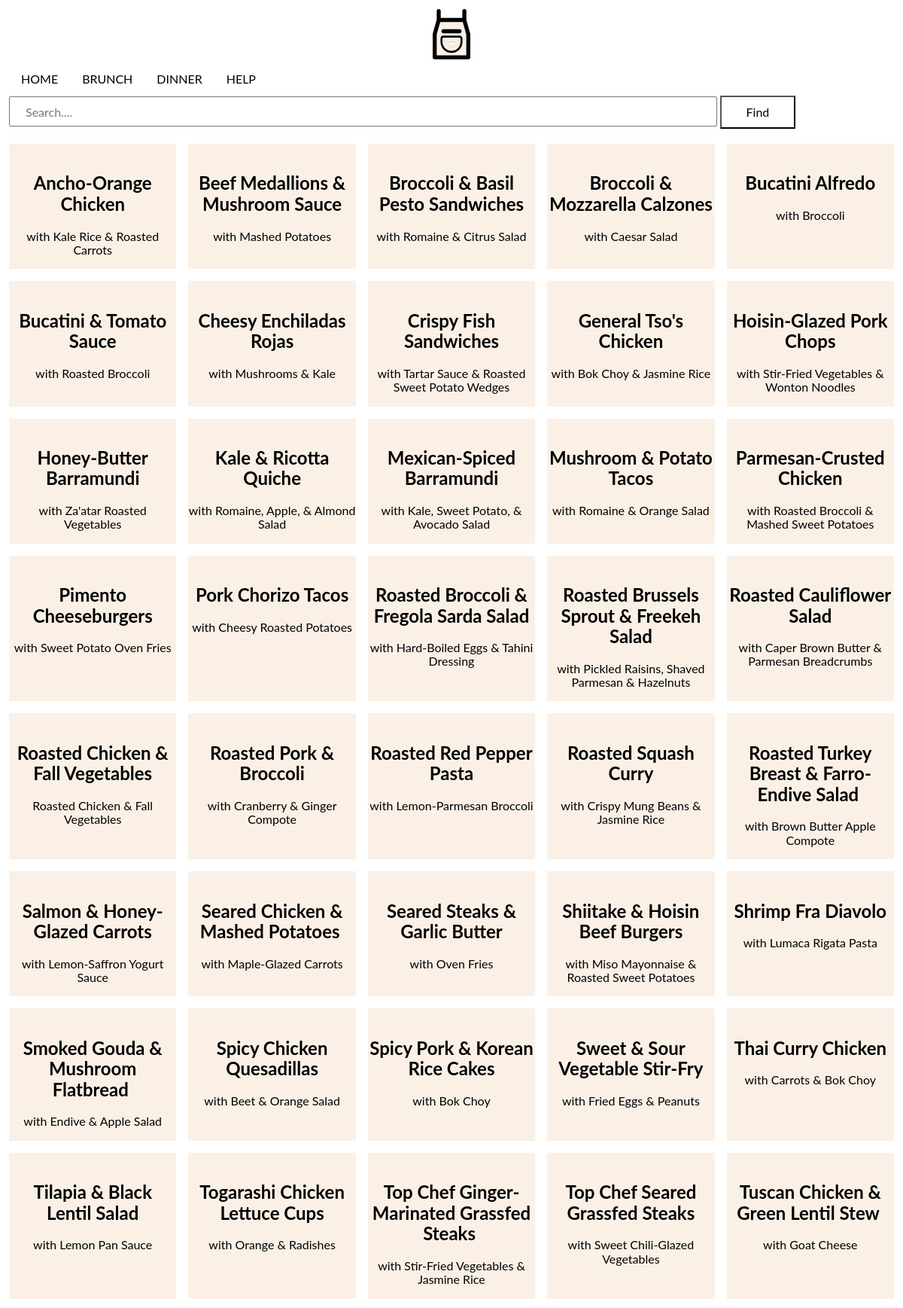
The page / on the database its author committed.
### tables this page shows
CREATE TABLE `projects` (
  `id` int(11) NOT NULL,
  `title` varchar(60) NOT NULL,
  `title_image` varchar(300) NOT NULL,
  `subtitle` varchar(400) NOT NULL,
  `a_description` varchar(400) NOT NULL,
  `ingredient_image` varchar(300) NOT NULL,
  `ingredient_description` varchar(400) NOT NULL,
  `number_of_instructions` int(1) NOT NULL,
  `instructions_image_1` varchar(300) NOT NULL,
  `instructions_1` varchar(400) NOT NULL,
  `instructions_image_2` varchar(300) NOT NULL,
  `instructions_2` varchar(400) NOT NULL,
  `instructions_image_3` varchar(300) NOT NULL,
  `instructions_3` varchar(400) NOT NULL,
  `instructions_image_4` varchar(300) NOT NULL,
  `instructions_4` varchar(400) NOT NULL,
  `instructions_image_5` varchar(300) NOT NULL,
  `instructions_5` varchar(400) NOT NULL,
  `instructions_image_6` varchar(300) NOT NULL,
  `instructions_6` varchar(400) NOT NULL
);

### index.php (the view, shortened to what this page needs)
<?php
	require "includes/db.php";
	$table = "projects";
	$query = "SELECT * FROM {$table}";
	$result = mysqli_query($connection, $query);
?>
	<!DOCTYPE html>
	<html lang="en">
	<head><?php require "header.php";?>
	</head>
	<body>
		<div class="wrapper">
			<?php require "navigation.php";?>
			<div class="grid">
				<?php
				while ($row = mysqli_fetch_assoc($result)) {
			?>
					<div class="homepage-view">
						<h2 class="home-title" >
							<a class=home-link-title href="single.php?id=<?php echo $row['id']; ?>">
								<?php echo $row['title']; ?>
							</a>
						</h2>
						<p class='home-subtitle'>
							<?php echo $row['subtitle']; ?>
						</p>
					</div>
					<?php
				}
			?>
			</div>
		</div>
	</body>
	</html>

### header.php (shortened to what this page needs)
<link rel="stylesheet" href="screen.css">
<link rel="stylesheet" href="normalize.css">

### navigation.php (shortened to what this page needs)
<a href="index.php"><div class="logo-box">
</div>
</a>
<div id="menu">
<ul class="navigation">
    <li class="nav-tab"><a href="index.php">HOME</a></li>
    <li class="nav-tab"><a class=help-link href="brunch.php">BRUNCH</a></li>
    <li class="nav-tab"> <a class=help-link href="dinner.php">DINNER</a></li>
    <li class="nav-tab"><a class=help-link href="help.php">HELP</a></li>
</ul>
<form class="search-bar" action="search.php" method="POST">
    <input type="text" name="search" placeholder="Search....">
    <button class="search-button" type="submit" name="submit-search">Find</button>
</form>
</div>

### screen.css (style rules this page uses)
* { box-sizing: border-box; }
html { font-size: 100%; }
body { background-color: white; font: 100%/1.5; font-family: 'Lato', sans-serif; }
.wrapper { margin: 1%; }
.navigation { margin: auto; height: 45px; }
.logo-box { margin: auto; width: 50px; }
ul { list-style-type: none; margin: 0; padding: 0; overflow: hidden; background-color: white; }
.nav-tab { float: left; }
li a { display: block; color: black; text-align: center; padding: 14px 16px; text-decoration: none; }
.homepage-view { margin: 0; padding: 0; background: linen; }
.home-title { text-align: center; }
.home-link-title { text-decoration: none; color: black; }
.home-subtitle { font-size: 100%; text-align: center; }
input { padding: 0px 20px; width: 80%; height: 40px; font-size: 22px; position: relative; }
.search-button { width: 100px; height: 44px; font-size: 100%; background-color: white; position: relative; }
.grid { display: flex; flex-wrap: wrap; display: grid; grid-template-columns: repeat(auto-fill, minmax(200px, 1fr)); grid-auto-rows: minmax(150px, auto); grid-gap: 1em; background-color: white; margin-top: 20px; }

### rows shown on the page
projects: title "Ancho-Orange Chicken", subtitle "with Kale Rice & Roasted Carrots"
projects: title "Beef Medallions & Mushroom Sauce", subtitle "with Mashed Potatoes"
projects: title "Broccoli & Basil Pesto Sandwiches", subtitle "with Romaine & Citrus Salad"
projects: title "Broccoli & Mozzarella Calzones", subtitle "with Caesar Salad"
projects: title "Bucatini Alfredo", subtitle "with Broccoli"
projects: title "Bucatini & Tomato Sauce", subtitle "with Roasted Broccoli"
projects: title "Cheesy Enchiladas Rojas", subtitle "with Mushrooms & Kale"
projects: title "Crispy Fish Sandwiches", subtitle "with Tartar Sauce & Roasted Sweet Potato Wedges"
projects: title "General Tso's Chicken", subtitle "with Bok Choy & Jasmine Rice"
projects: title "Hoisin-Glazed Pork Chops", subtitle "with Stir-Fried Vegetables & Wonton Noodles"
projects: title "Honey-Butter Barramundi", subtitle "with Za'atar Roasted Vegetables"
projects: title "Kale & Ricotta Quiche", subtitle "with Romaine, Apple, & Almond Salad"
projects: title "Mexican-Spiced Barramundi", subtitle "with Kale, Sweet Potato, & Avocado Salad"
projects: title "Mushroom & Potato Tacos", subtitle "with Romaine & Orange Salad"
projects: title "Parmesan-Crusted Chicken", subtitle "with Roasted Broccoli & Mashed Sweet Potatoes"
projects: title "Pimento Cheeseburgers", subtitle "with Sweet Potato Oven Fries"
projects: title "Pork Chorizo Tacos", subtitle "with Cheesy Roasted Potatoes"
projects: title "Roasted Broccoli & Fregola Sarda Salad", subtitle "with Hard-Boiled Eggs & Tahini Dressing"
projects: title "Roasted Brussels Sprout & Freekeh Salad", subtitle "with Pickled Raisins, Shaved Parmesan & Hazelnuts"
projects: title "Roasted Cauliflower Salad", subtitle "with Caper Brown Butter & Parmesan Breadcrumbs"
projects: title "Roasted Chicken & Fall Vegetables", subtitle "Roasted Chicken & Fall Vegetables"
projects: title "Roasted Pork & Broccoli", subtitle "with Cranberry & Ginger Compote"
projects: title "Roasted Red Pepper Pasta", subtitle "with Lemon-Parmesan Broccoli"
projects: title "Roasted Squash Curry", subtitle "with Crispy Mung Beans & Jasmine Rice"
projects: title "Roasted Turkey Breast & Farro- Endive Salad", subtitle "with Brown Butter Apple Compote"
projects: title "Salmon & Honey-Glazed Carrots", subtitle "with Lemon-Saffron Yogurt Sauce"
projects: title "Seared Chicken & Mashed Potatoes", subtitle "with Maple-Glazed Carrots"
projects: title "Seared Steaks & Garlic Butter", subtitle "with Oven Fries"
projects: title "Shiitake & Hoisin Beef Burgers", subtitle "with Miso Mayonnaise & Roasted Sweet Potatoes"
projects: title "Shrimp Fra Diavolo", subtitle "with Lumaca Rigata Pasta"
projects: title "Smoked Gouda & Mushroom Flatbread", subtitle "with Endive & Apple Salad"
projects: title "Spicy Chicken Quesadillas", subtitle "with Beet & Orange Salad"
projects: title "Spicy Pork & Korean Rice Cakes", subtitle "with Bok Choy"
projects: title "Sweet & Sour Vegetable Stir-Fry", subtitle "with Fried Eggs & Peanuts"
projects: title "Thai Curry Chicken", subtitle "with Carrots & Bok Choy"
projects: title "Tilapia & Black Lentil Salad", subtitle "with Lemon Pan Sauce"
projects: title "Togarashi Chicken Lettuce Cups", subtitle "with Orange & Radishes"
projects: title "Top Chef Ginger-Marinated Grassfed Steaks", subtitle "with Stir-Fried Vegetables & Jasmine Rice"
projects: title "Top Chef Seared Grassfed Steaks", subtitle "with Sweet Chili-Glazed Vegetables"
projects: title "Tuscan Chicken & Green Lentil Stew", subtitle "with Goat Cheese"
